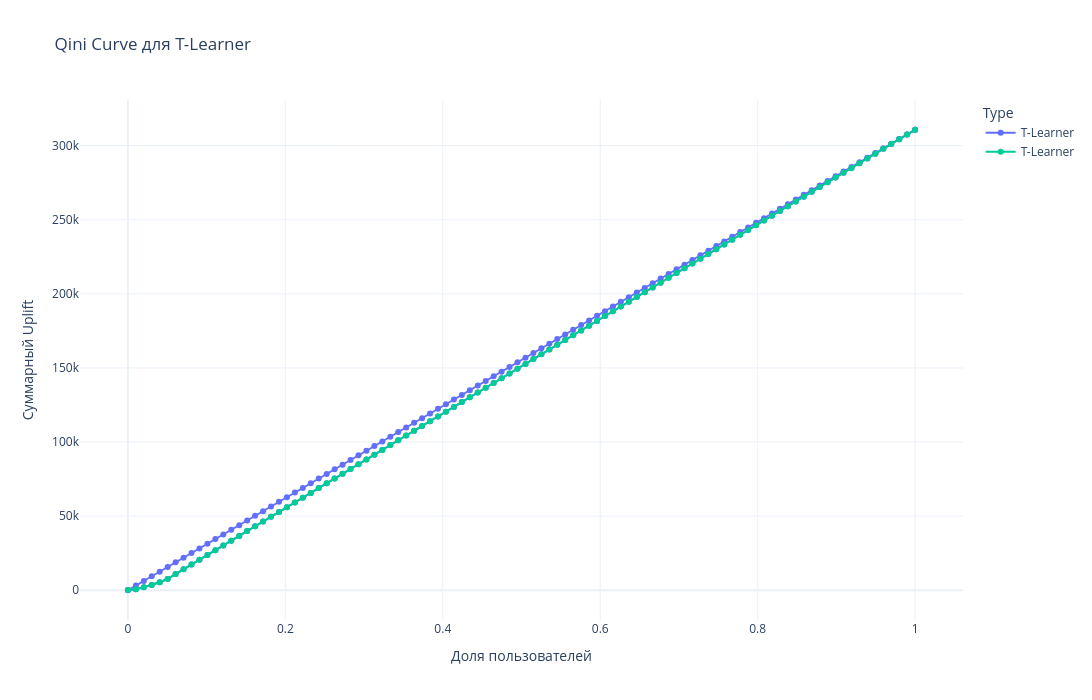

The notebook cell saved with this chart:
### Markdown cell above
Построим график:

### Code cell
# Задаём заглавие для графика
print('\nПостроение "Qini Curve" для "T-Learner":')
print('-' * 123)



# Построение Qini Curve для T-Learner с использованием функции qini_curve_px
qini_curve_px(
    y_true = y_valid,
    uplift_pred = uplift_predict_t,
    treatment = treatment_valid,
    n_bins = 100,
    title = 'Qini Curve для T-Learner',
    xaxis_title = 'Доля пользователей',
    yaxis_title = 'Суммарный Uplift',
    color = 'Type',
    line_dash = 'Type',
    height = 700,
    width = 1200,
    
    line_dash_map = {
        'T-Learner': 'solid', 
        'Random': 'dash'
    },
    
    name = 'T-Learner'
    
)
